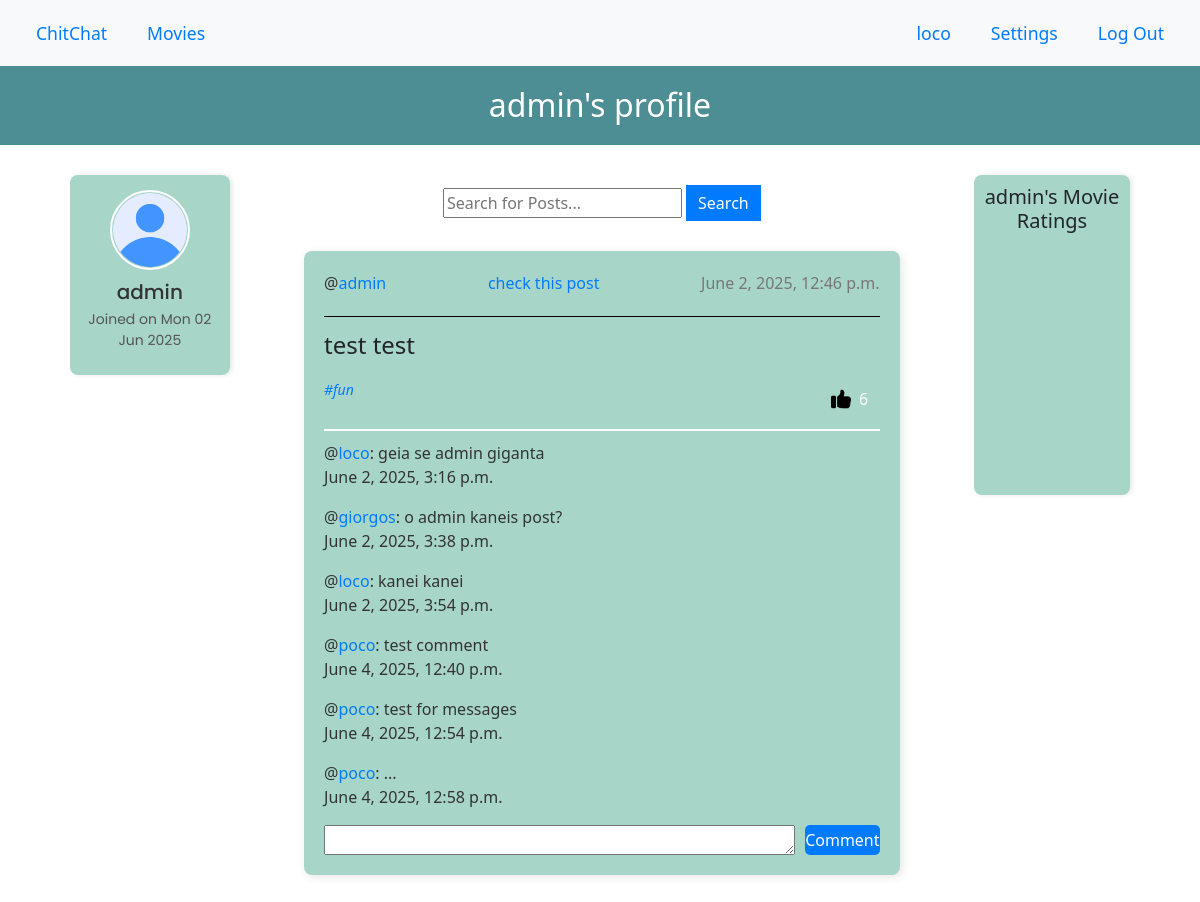
/user/admin (signed in), run on an earlier commit of the app's database.
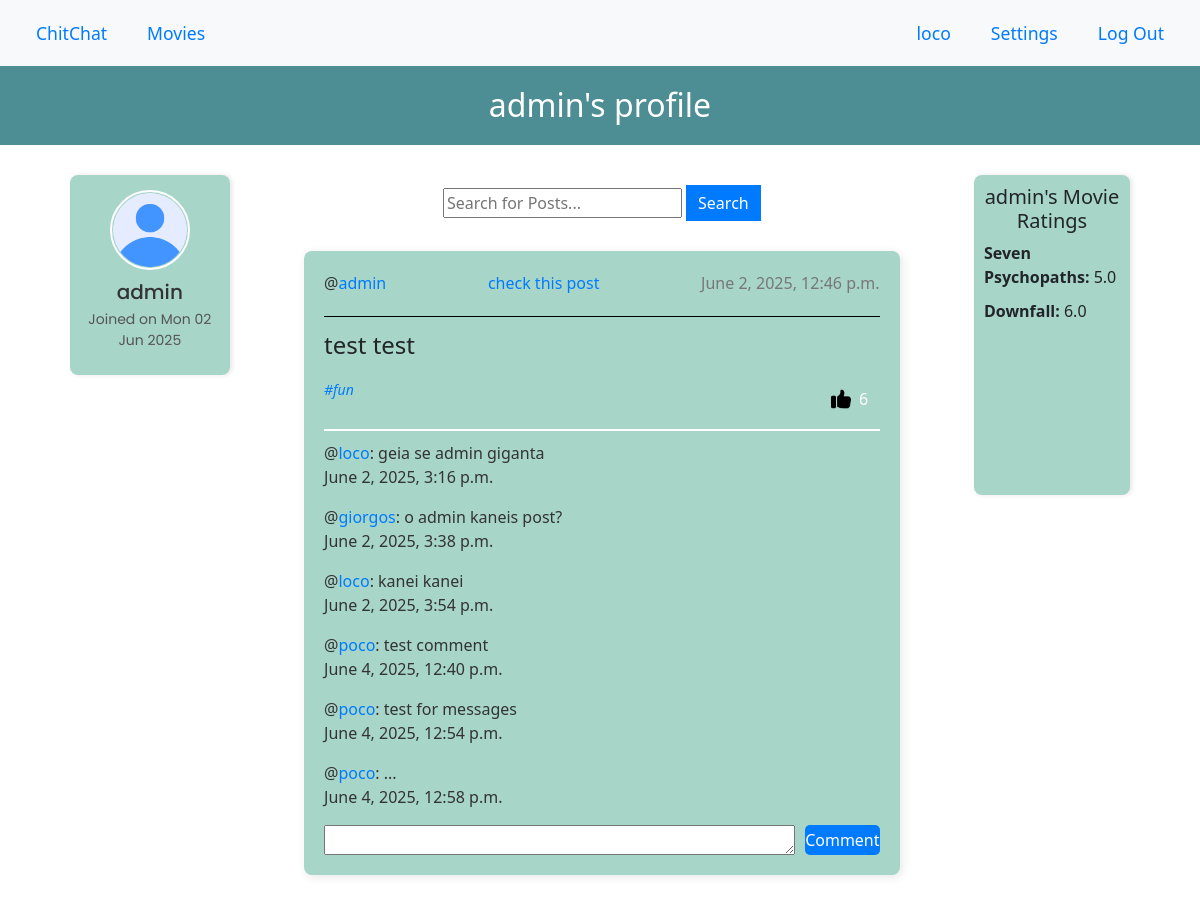
And on a later commit of the database.
### core/models.py (models this page shows, shortened)
class CustomUser(AbstractUser):
    image = models.ImageField(upload_to="profile_icons", null=True, blank=True) # In ModelForms blank affects the form validation
    email = models.EmailField(unique=True, blank=False) # email is not unique and is not required by default in Django
    def get_groups(self):
        groups = []
        for group in self.groups.all():
            groups.append(group.name)
        return ' '.join(groups)
    get_groups.short_description = 'Groups'

class Post(models.Model):
    author = models.ForeignKey(CustomUser, on_delete=models.CASCADE, related_name="posts")
    content = models.TextField()
    tags = models.ManyToManyField(Tag)
    likes = models.IntegerField(default=0)
    liked_by = models.ManyToManyField(CustomUser)
    created_at = models.DateTimeField(auto_now_add=True)
    updated_at = models.DateTimeField(auto_now=True)
    def get_tags(self):
        return ", ".join([tag.name for tag in self.tags.all()])
    get_tags.short_description = "Tags"

class Tag(models.Model):
    name = models.CharField(max_length=100)
    def __str__(self):
        return self.name

class Comment(models.Model):
    commenter = models.ForeignKey(CustomUser, on_delete=models.CASCADE)
    content = models.TextField()
    post = models.ForeignKey(Post, on_delete=models.CASCADE, related_name="comments")
    created_at = models.DateTimeField(auto_now_add=True)

class Rating(models.Model):
    user = models.ForeignKey(CustomUser, on_delete=models.CASCADE, related_name="personal_ratings")
    movie = models.ForeignKey(Movie, on_delete=models.CASCADE, related_name="ratings")
    rating = models.FloatField()
    created_at = models.DateField(auto_now_add=True)

class Movie(models.Model):
    title = models.CharField(max_length=255)
    release_date = models.DateField()
    overview = models.TextField()
    vote_average = models.FloatField()
    poster_path = models.CharField(max_length=255)
    added_by = models.ForeignKey(CustomUser, on_delete=models.CASCADE, related_name="movies")
    added_at = models.DateField(auto_now_add=True)

### core/views.py (the view)
# urls.py: path("user/<slug:username>", views.CheckUserProfileView.as_view(), name="check_user_profile"),
class CheckUserProfileView(ChitChatView):
    def get(self, request, username):
        user_to_check = CustomUser.objects.get(username=username)
        base_queryset = Post.objects.filter(author__username=username)
        posts = self.get_filtered_posts(request, base_queryset)
        context = self.get_base_context()
        context.update({
            "posts": posts,
            "page_title": f"{username}'s profile",
            "type": "profile",
            "user_to_check": user_to_check
        })
        return render(request, "core/chitchat.html", context=context)

### core/forms.py
class CommentForm(forms.ModelForm):
    class Meta:
        model = Comment
        fields = ["content"]

### core/views.py (called while the page is built)
    def get_base_context(self):
        return {
            "tags": Tag.objects.all(),
            "comments": Comment.objects.all().order_by("-created_at")[:3],
            "form": CommentForm()
        }

    def get_filtered_posts(self, request, base_queryset):
        q_user = request.GET.get("searched_user", "")
        q_post = request.GET.get("searched_post", "")
        return base_queryset.filter(author__username__icontains=q_user).filter(content__icontains=q_post).order_by("-created_at")

### core/templates/core/chitchat.html (shortened to what this page needs)
{% extends "base.html" %}
{% load static %}
{% block css_files %}<link rel="stylesheet" href="{% static 'core/chitchat.css' %}">{% endblock %}
{% block content %}
  <div class="title-box">
      <h1 class="page-title">
        {{ page_title }}
      </h1>
  </div>
  <div class="content-container">
      {% if type == "main" or type == "tags" %}
        {% include "core/tags-component.html" %}
      {% elif type == "profile" %}
        {% include "core/profile-component.html" %}
      {% endif %}
      <div class="main-column">
          {% if type == "main" or type == "tags" or type == "profile" %}
              <div class="post-search">
                  <form method="GET">
                      <input type="search" name="searched_post" placeholder="Search for Posts...">
                      <button type="submit">Search</button>
                  </form>
              </div>
          {% endif %}
          {% if posts %}
              <ul class="post-list">
                {% for post in posts %}
                    <li class="post-item">
                        <div class="post-header">
                            <p class="post-author">
                                @<a href="{% url 'check_user_profile' post.author.username %}">{{ post.author.username }}</a>
                            </p>
                            <p class="post-check">
                                <a class="post-check" href="{% url 'check_post' post.id %}">check this post</a>
                            </p>
                            <p class="post-date">{{ post.created_at }}</p>
                        </div>
                        <p class="post-content">{{ post.content }}</p>
                        <div class="post-footer">
                            <div class="post-tags">
                                {% for tag in post.tags.all %}
                                  <a href="{% url 'sort_by_tag' tag.name %}">#{{ tag }}</a>
                                {% endfor %}
                            </div>
                            <div class="post-edit">
                                    <div>
                                        <button
                                            class="like-button {% if user in post.liked_by.all %}liked{% endif %}"
                                            data-post-id="{{ post.id }}"
                                            title="{% if user in post.liked_by.all %}You already like this Post.{% else %}Like this Post!{% endif %}">
                                            <img src="{% static 'core/images/like.png' %}">
                                            <span class="like-count">{{ post.likes }}</span>
                                        </button>
                                    </div>
                            </div>
                        </div>
                        <div class="post-comments">
                            <ul class="comment-list">
                                {% for comment in post.comments.all %}
                                    <li class="comment-item">
                                        @<a href="{% url 'check_user_profile' comment.commenter.username %}">{{ comment.commenter.username }}</a>: {{ comment.content }}
                                        <p>{{ comment.created_at }}</p>
                                    </li>
                                {% endfor %}
                            </ul>
                        </div>
                        <form action="{% url 'chitchat' %}" method="POST">
                            <div class="form-field">
                                {{ form.content }}
                                <button type="submit" class="submit-btn">Comment</button>
                            </div>
                        </form>
                    </li>
                {% endfor %}
              </ul>
          {% else %}
            <h2 class="no-posts">No posts yet</h2>
          {% endif %}
      </div>
      {% if type == "main" or type == "tags" or type == "specific" %}
        {% include "core/activity-feed-component.html" %}
      {% elif type == "profile" %}
        {% include "core/user-movie-rating-component.html" %}
      {% endif %}
  </div>
{% endblock %}

### templates/base.html (shortened to what this page needs)
{% load static %}
<!DOCTYPE html>
<html lang="en">
<head>
    <link rel="stylesheet" href="{% static 'styles.css' %}">
    <link href="https://cdn.jsdelivr.net/npm/bootstrap@5.3.3/dist/css/bootstrap.min.css" rel="stylesheet">
    {% block css_files %}{% endblock %}
</head>
<body>
  {% if user.is_authenticated %}
      <div class="top-nav">
          <ul class="nav-left">
              <li><a href="{% url 'chitchat' %}">ChitChat</a></li>
              <li><a href="{% url 'movies' %}">Movies</a></li>
          </ul>
          <ul class="nav-right">
              <li><a href="{% url 'check_user_profile' user.username %}">{{ user.username }}</a></li>
              <li>
                  <div class="dropdown">
                      <button class="dropbtn nav-button">Settings</button>
                    </div>
              </li>
              <li>
                  <form action="{% url 'logout' %}" method="POST">
                      <button type="submit" class="nav-button">Log Out</button>
                  </form>
              </li>
          </ul>
      </div>
  {% endif %}
{% block content %}{% endblock %}
</body>
</html>

### core/templates/core/profile-component.html
{% load static %}
<div class="profile-section">
    <img src="{% static 'core/images/user.png' %}">
    <h3>{{ user_to_check.username }}</h3>
    <p>Joined on {{ user_to_check.date_joined|date:"D d M Y" }}</p>
</div>

### core/templates/core/user-movie-rating-component.html
<div class="activity-section">
  <h3>{{ user_to_check.username }}'s Movie Ratings</h3>
  <ul class="activity-list">
    {% for rating in user_to_check.personal_ratings.all %}
      <li class="activity-item"><strong>{{ rating.movie.title }}:</strong> {{ rating.rating }}</li>
    {% endfor %}
  </ul>
</div>

### static/styles.css (style rules this page uses)
body { font-family: "Poppins", sans-serif; }
.top-nav { display: flex; justify-content: space-between; align-items: center; background-color: #f8f9fa; padding: 0.75rem 1.5rem; }
.nav-left, .nav-right { list-style: none; display: flex; gap: 1rem; margin: 0; padding: 0; }
.nav-left li, .nav-right li { display: flex; align-items: center; }
.top-nav a, .nav-button { color: #007bff; text-decoration: none; font-weight: 500; background: none; border: none; padding: 0.5rem 0.75rem; cursor: pointer; font-family: inherit; font-size: 1.1rem; border-radius: 5px; transition: background-color 0.2s ease; }
.dropdown { position: relative; display: inline-block; }
.title-box { background-color: #4d8d94; padding: 20px; text-align: center; width: 100%; margin: 0 auto; margin-bottom: 10px; }
.page-title { color: white; margin: 0; font-size: 2em; }
button { padding: 6px 12px; background-color: #007bff; color: white; border: none; border-radius: 5px; cursor: pointer; font-size: 0.9rem; transition: background-color 0.2s ease; }

### core/static/core/chitchat.css (style rules this page uses)
.content-container { display: flex; justify-content: space-between; margin: 20px; }
.activity-section { width: 20%; position: sticky; top: 0; margin-top: 10px; padding: 10px; margin-right: 50px; background-color: #a7d5c7; box-shadow: 2px 0px 5px rgba(0, 0, 0, 0.1); height: 40vh; overflow-y: auto; border-radius: 8px; }
.activity-section h3 { font-size: 20px; text-align: center; }
.activity-list { list-style-type: none; padding: 0; }
.activity-item { margin-bottom: 10px; }
.profile-section { width: 20%; position: sticky; top: 0; margin-top: 10px; padding: 15px; margin-left: 50px; background-color: #a7d5c7; box-shadow: 2px 0px 5px rgba(0, 0, 0, 0.1); height: 25vh; overflow-y: auto; border-radius: 8px; text-align: center; font-family: 'Poppins', sans-serif; }
.profile-section img { width: 80px; height: 80px; border-radius: 50%; object-fit: cover; margin-bottom: 10px; border: 2px solid #fff; }
.profile-section h3 { font-size: 20px; margin-bottom: 5px; color: #333; }
.profile-section p { font-size: 14px; color: #555; }
.main-column { width: 100%; display: flex; flex-direction: column; }
.post-search, .post-create { display: flex; justify-content: center; margin: 20px 0; }
.post-list { list-style: none; padding: 0; margin: 0 auto; display: flex; flex-direction: column; align-items: center; width: 80%; }
.post-item { background-color: #a7d5c7; padding: 20px; margin: 10px 0; width: 100%; border-radius: 8px; box-shadow: 2px 2px 10px rgba(0, 0, 0, 0.1); }
.post-header { display: flex; justify-content: space-between; font-size: 16px; color: #666; margin-bottom: 10px; padding-bottom: 5px; border-bottom: 1px solid black; }
.post-author { font-size: 1em; color: #333; }
.post-author a { color: #007bff; text-decoration: none; }
.post-check { font-size: 1em; color: #333; }
.post-check a { color: #007bff; text-decoration: none; }
.post-date { color: #777; }
.post-content { font-size: 24px; font-weight: bold color: #444; text-align: left; }
.post-footer { display: flex; justify-content: space-between; }
.post-tags { font-size: 14px; font-style: italic; color: #646567; }
.post-tags a { display: inline; margin-right: 5px; color: #007bff; text-decoration: none; }
.post-edit { display: flex; }
.post-edit button { color: white; cursor: pointer; border: none; border-radius: 4px; display: flex; align-items: center; justify-content: center; width: 40px; height: 40px; padding: 0; margin-right: 10px; }
.post-edit button img { width: 20px; height: 20px; }
.like-button { background: none; border: none; cursor: pointer; display: flex; align-items: center; gap: 0.5rem; }
.post-comments { margin-top: 10px; padding-top: 10px; border-top: 2px solid white; }
.comment-list { list-style: none; padding: 0; margin: 0 auto; font-size: 16px; }
.comment-item { font-size: 1em; color: #333; }
.comment-item a { color: #007bff; text-decoration: none; }
.form-field { margin-top: 15px; display: flex; }
textarea { width: 100%; height: 30px; margin-right: 10px }
.submit-btn { width: 15%; padding: 0px; font-size: 16px; background-color: #007bff; color: white; border: none; border-radius: 5px; cursor: pointer; transition: background-color 0.3s; }

What changed in the data, as far as the page shows it:
added Rating: movie "Seven Psychopaths", rating "5.0"
added Rating: movie "Downfall", rating "6.0"
